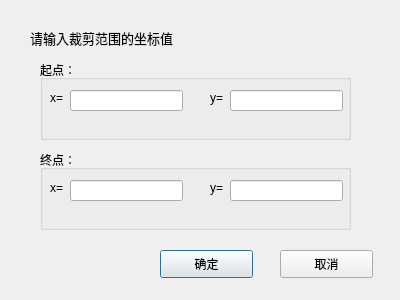
<?xml version="1.0" encoding="UTF-8"?>
<ui version="4.0">
 <class>Dialog</class>
 <widget class="QDialog" name="Dialog">
  <property name="geometry">
   <rect>
    <x>0</x>
    <y>0</y>
    <width>400</width>
    <height>300</height>
   </rect>
  </property>
  <property name="windowTitle">
   <string>裁剪范围</string>
  </property>
  <widget class="QLabel" name="label">
   <property name="geometry">
    <rect>
     <x>30</x>
     <y>30</y>
     <width>221</width>
     <height>16</height>
    </rect>
   </property>
   <property name="font">
    <font>
     <family>Agency FB</family>
     <pointsize>10</pointsize>
    </font>
   </property>
   <property name="text">
    <string>请输入裁剪范围的坐标值</string>
   </property>
  </widget>
  <widget class="QGroupBox" name="groupBox">
   <property name="geometry">
    <rect>
     <x>40</x>
     <y>60</y>
     <width>311</width>
     <height>80</height>
    </rect>
   </property>
   <property name="title">
    <string>起点：</string>
   </property>
   <widget class="QLabel" name="label_3">
    <property name="geometry">
     <rect>
      <x>10</x>
      <y>30</y>
      <width>21</width>
      <height>16</height>
     </rect>
    </property>
    <property name="text">
     <string>x=</string>
    </property>
   </widget>
   <widget class="QLineEdit" name="lineEditx1">
    <property name="geometry">
     <rect>
      <x>30</x>
      <y>30</y>
      <width>113</width>
      <height>21</height>
     </rect>
    </property>
   </widget>
   <widget class="QLabel" name="label_4">
    <property name="geometry">
     <rect>
      <x>170</x>
      <y>30</y>
      <width>21</width>
      <height>16</height>
     </rect>
    </property>
    <property name="text">
     <string>y=</string>
    </property>
   </widget>
   <widget class="QLineEdit" name="lineEdity1">
    <property name="geometry">
     <rect>
      <x>190</x>
      <y>30</y>
      <width>113</width>
      <height>21</height>
     </rect>
    </property>
   </widget>
  </widget>
  <widget class="QGroupBox" name="groupBox_2">
   <property name="geometry">
    <rect>
     <x>40</x>
     <y>150</y>
     <width>311</width>
     <height>80</height>
    </rect>
   </property>
   <property name="title">
    <string>终点：</string>
   </property>
   <widget class="QLabel" name="label_6">
    <property name="geometry">
     <rect>
      <x>10</x>
      <y>30</y>
      <width>21</width>
      <height>16</height>
     </rect>
    </property>
    <property name="text">
     <string>x=</string>
    </property>
   </widget>
   <widget class="QLineEdit" name="lineEditx2">
    <property name="geometry">
     <rect>
      <x>30</x>
      <y>30</y>
      <width>113</width>
      <height>21</height>
     </rect>
    </property>
   </widget>
   <widget class="QLabel" name="label_7">
    <property name="geometry">
     <rect>
      <x>170</x>
      <y>30</y>
      <width>21</width>
      <height>16</height>
     </rect>
    </property>
    <property name="text">
     <string>y=</string>
    </property>
   </widget>
   <widget class="QLineEdit" name="lineEdity2">
    <property name="geometry">
     <rect>
      <x>190</x>
      <y>30</y>
      <width>113</width>
      <height>21</height>
     </rect>
    </property>
   </widget>
  </widget>
  <widget class="QPushButton" name="pushButtonOk">
   <property name="geometry">
    <rect>
     <x>160</x>
     <y>250</y>
     <width>93</width>
     <height>28</height>
    </rect>
   </property>
   <property name="text">
    <string>确定</string>
   </property>
  </widget>
  <widget class="QPushButton" name="pushButtonCancel">
   <property name="geometry">
    <rect>
     <x>280</x>
     <y>250</y>
     <width>93</width>
     <height>28</height>
    </rect>
   </property>
   <property name="text">
    <string>取消</string>
   </property>
  </widget>
 </widget>
 <resources/>
 <connections/>
</ui>
